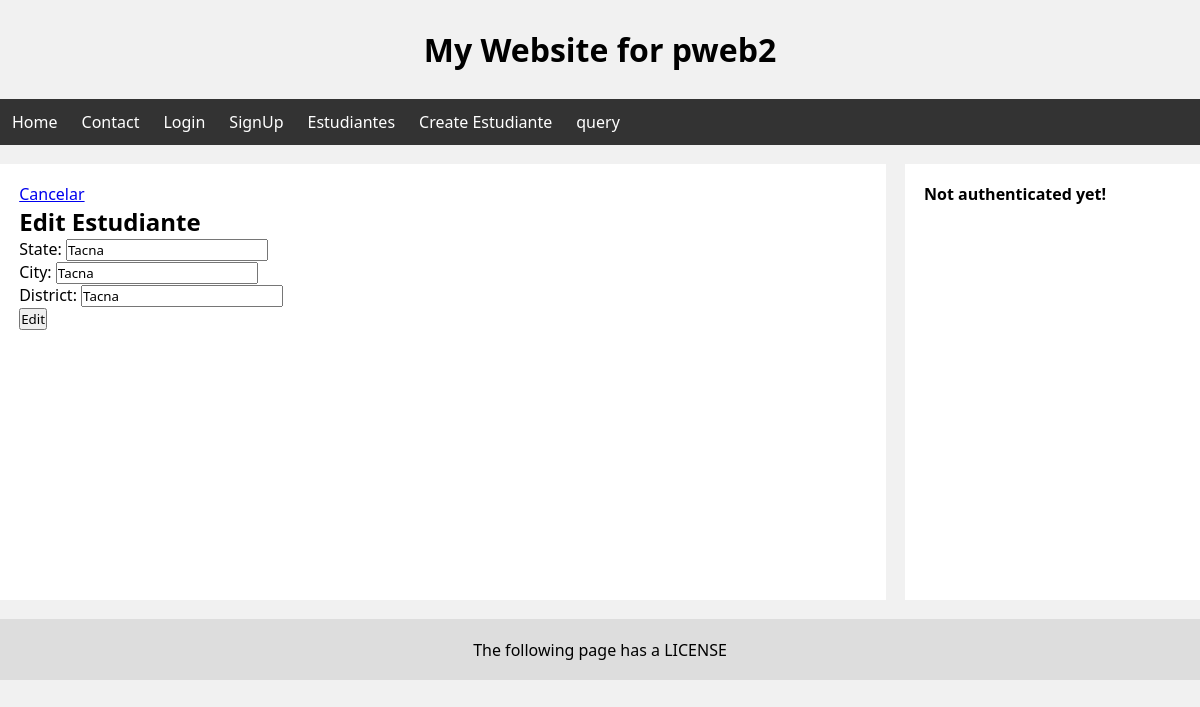
/estudiantes/1/update/, run on the app's committed database.
### estudiantes/models.py (models this page shows, shortened)
class Estudiante(models.Model):
    cui = models.CharField(max_length=8)
    fullname = models.CharField(max_length=255)
    age = models.IntegerField()
    email = models.EmailField()
    phone_number = models.CharField(max_length=9)
    graduated = models.BooleanField(default=False)
    state = models.CharField(blank=True, max_length=255)
    city = models.CharField(blank=True, max_length=255)
    district = models.CharField(blank=True, max_length=255)

### estudiantes/views.py (the view)
# urls.py: path('<int:pk>/update/', EstudianteUpdateView.as_view(), name="estudiante-update"),
class EstudianteUpdateView(UpdateView):
    model = Estudiante
    template_name = "estudiantes/estudiante_edit.html"
    fields = [
        "state",
        "city",
        "district"
    ]

### estudiantes/templates/estudiantes/estudiante_edit.html (shortened to what this page needs)
{% extends 'layouts/main-layout.html' %}
{% block content %}
    <a href="/estudiantes">Cancelar</a>
    <h2>Edit Estudiante</h2>
    <form method="POST">
        {{ form.as_p }}
        <input type="submit" value="Edit">
    </form>
{% endblock %}

### static/css/styles.css (style rules this page uses)
* { box-sizing: border-box; margin: 0; padding: 0; font-family:'Segoe UI', Tahoma, Geneva, Verdana, sans-serif; }
body { background-color: #F1F1F1; }

### data on the page
Estudiante: state "Tacna", city "Tacna", district "Tacna"
